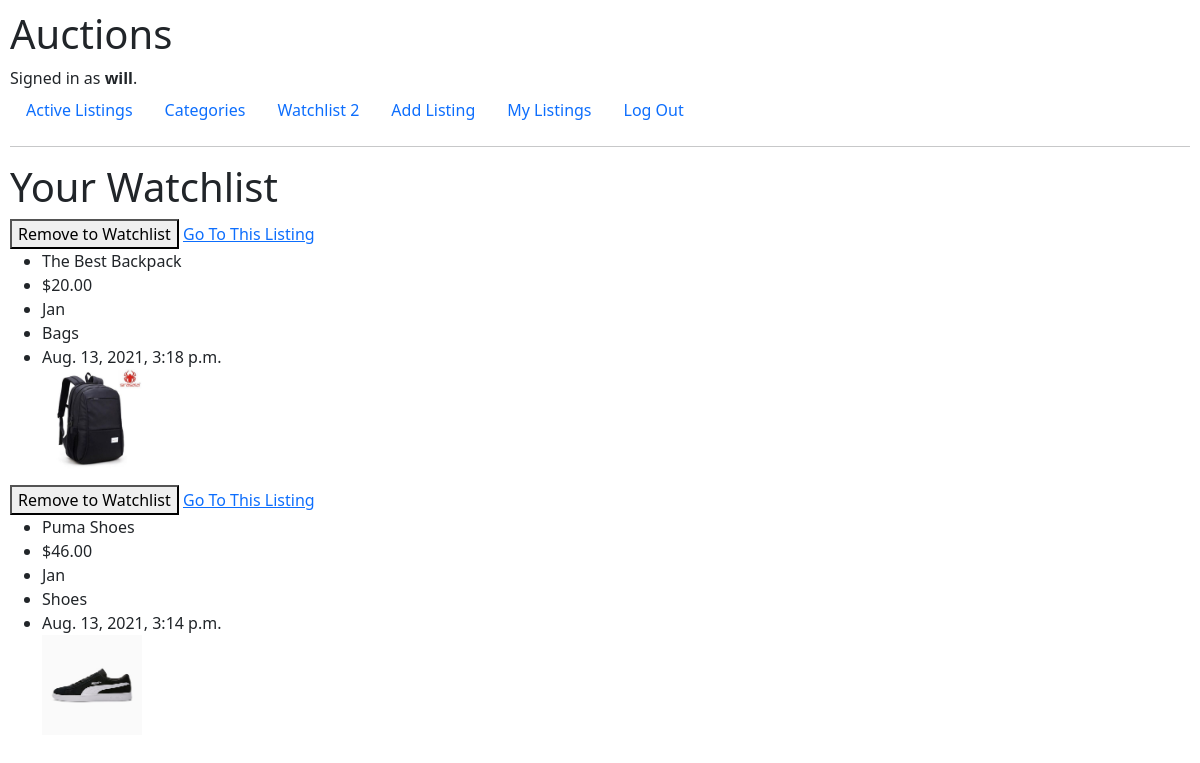
/watchlist/ (signed in), run on an earlier commit of the app's database.
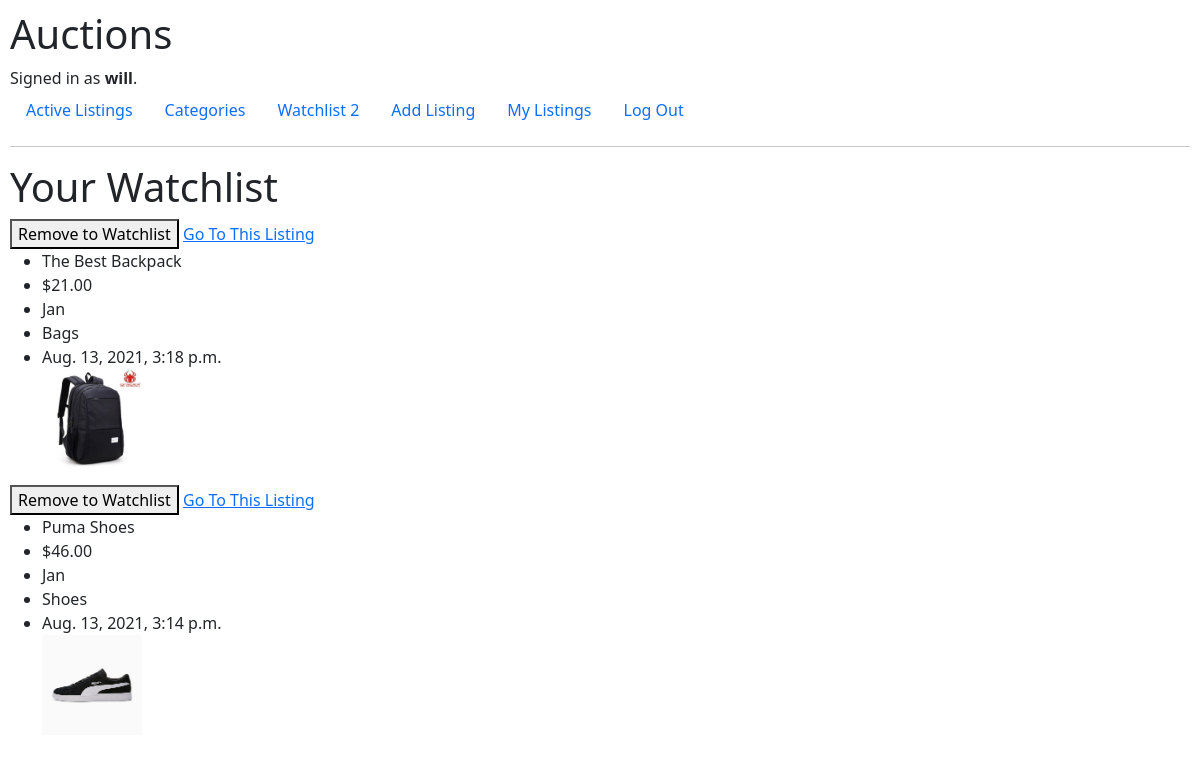
And on a later commit of the database.
### auctions/models.py (models this page shows, shortened)
class Listing(models.Model):
    user = models.ForeignKey('User', on_delete=CASCADE, related_name='user_that_make_the_auction')
    title = models.CharField(max_length=50)
    price = models.DecimalField(max_digits=10,decimal_places=2)
    category = models.ForeignKey('Category', on_delete=CASCADE, related_name='selected_category',blank=True)
    time = models.DateTimeField(auto_now_add=True, blank=True)
    image = models.ImageField(null = True, blank = True, upload_to = 'images/')
    closed = models.BooleanField(default=False)
    bid = models.ManyToManyField('Bid', blank=True, related_name='listing_bid')
    comment = models.ManyToManyField('Comment',blank=True, related_name='list_comment')

class User(AbstractUser):
    pass

class Category(models.Model):
    Cat_name = models.CharField(max_length=50)
    def __str__(self):
        return f"{self.Cat_name}"

### auctions/views.py (the view)
# urls.py: path("watchlist/",views.watchlist, name='watchlist'),
@login_required
def watchlist(request):
    user = User.objects.get(username=request.user)
    list = user.users_watchlist.all()
    if request.method == "POST":  # this will check if may pinasa si form/ or pag kinlick yung button
        listt = Listing.objects.get(pk = request.POST['remove'])
        user.users_watchlist.filter(list=listt).delete()
        return HttpResponseRedirect(reverse('watchlist'))
    apple = [ i.list for i in list ]
    return render(request, 'auctions/watchlist.html',{
        'listing': apple
    })

### auctions/templates/auctions/watchlist.html (shortened to what this page needs)
{% extends "auctions/layout.html" %} {% block body %}
<h1>Your Watchlist</h1>
{% for li in listing %}
<form action="{% url 'watchlist' %}" method="POST">
  <button type="submit" name="remove" value="{{li.id}}">
    Remove to Watchlist
  </button>
  <a href="{% url 'listing' li.id %}">Go To This Listing</a>
</form>
<ul>
  <li>{{li.title}}</li>
  <li>${{li.price}}</li>
  <li>{{li.user}}</li>
  <li>{{li.category}}</li>
  <li>{{li.time}}</li>
  {% if li.image %}
  <img src="{{li.image.url}}" alt="no image" style="height: 100px" />
  {% endif %}
  <br />
</ul>
{% empty %}
<h3>Empty</h3>
{% endfor %} {% endblock %}

What changed in the data, as far as the page shows it:
changed Listing "The Best Backpack": price "20.00" → "21.00"
